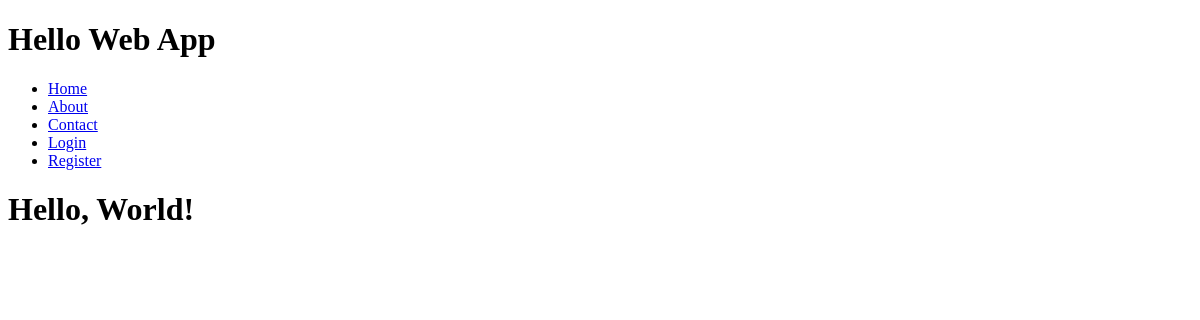
The app's page /, older data.
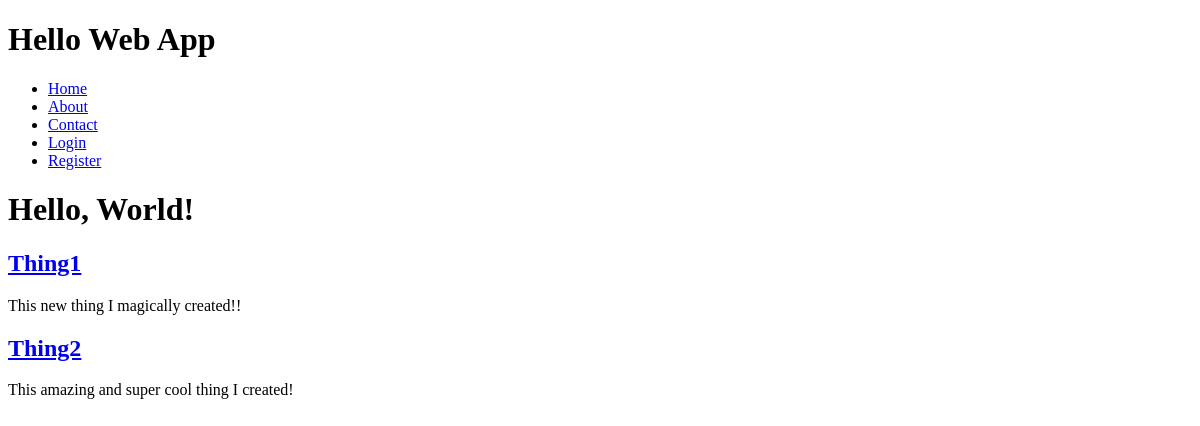
The same page, newer data.
### collection/models.py (models this page shows)
class Thing(models.Model):
    name = models.CharField(max_length=255)
    description = models.TextField()
    slug = models.SlugField(unique=True)

### collection/views.py (the view)
# urls.py: url(r'^$', views.index, name="home"),
def index(request):
	number = 6
	things = Thing.objects.all()
	return render(request, 'index.html', {
		'number' : number,
		'things' : things,
	})

### collection/templates/index.html (shortened to what this page needs)
{% extends 'layouts/base.html' %}
{% block content %}
	<h1>Hello, World!</h1>
	{% for thing in things %}
	<h2>
		<a href="{% url 'thing_detail' slug=thing.slug %}">
			{{ thing.name }}
		</a>
	</h2>
	<p>{{ thing.description }}</p>
	{% endfor %}
{% endblock %}

### collection/templates/layouts/base.html (shortened to what this page needs)
{% load staticfiles %}
<!DOCTYPE html>
<html>
<head>
	<link rel="stylesheet" href="{% static 'css/style.css' %}" />
</head>
<body>
	<header>
		<h1>Hello Web App</h1>
		<nav>
			<ul>
				<li><a href="{% url 'home' %}">Home</a></li>
				<li><a href="{% url 'about' %}">About</a></li>
				<li><a href="{% url 'contact' %}">Contact</a></li>
				{% if user.is_authenticated %}
					<li><a href="{% url 'auth_logout' %}">Logout</a></li>
				{% else %}
					<li><a href="{% url 'auth_login' %}">Login</a></li>
					<li><a href="{% url 'registration_register' %}">Register</a></li>
				{% endif %}
			</ul>
		</nav>
	</header>
{% block content %}{% endblock %}
</body>
</html>

Row changes from the older to the newer data that the page shows:
added Thing: name "Thing1", description "This new thing I magically created!!"
added Thing: name "Thing2", description "This amazing and super cool thing I created!"
